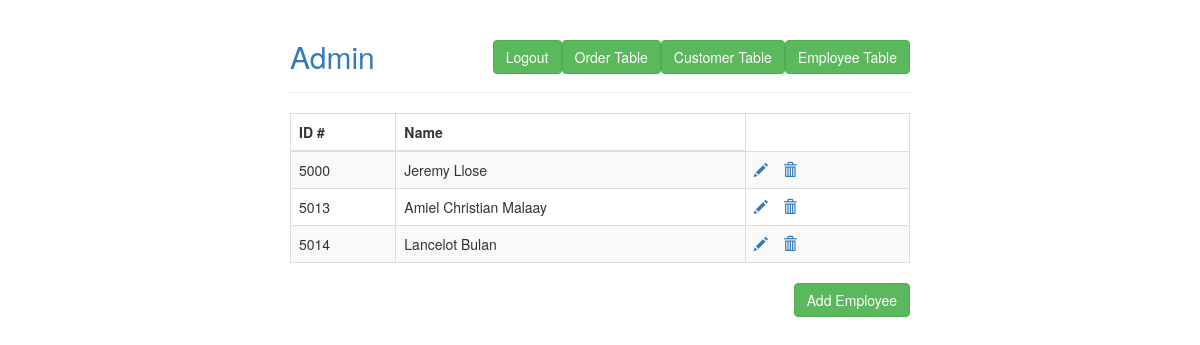
/admin/employee/home.php (signed in), run on the app's committed database.
### tables this page shows
CREATE TABLE `employee` (
  `EMP_ID` int(11) NOT NULL,
  `EMP_NAME` varchar(50) NOT NULL,
  `EMP_UNAME` varchar(20) NOT NULL,
  `EMP_PASSWORD` varchar(50) NOT NULL
);

### admin/employee/home.php (the view, shortened to what this page needs)
<?php
if (isset($_SESSION['user_name'])) {
 ?>
<!DOCTYPE html>
<html>
<head>
    <link rel="stylesheet" href="css/bootstrap.css">
</head>
<body>
<div class="wrapper">
        <div class="container-fluid">
            <div class="row">
                <div class="col-md-12">
                    <div class="page-header clearfix">
                        <h2 class="pull-left"><a href="/food-delivery-system/admin/home.php">Admin</a></h2>
                        <a class="btn btn-success pull-right" href="/food-delivery-system/admin/employee/home.php">Employee Table</a>
                        <a class="btn btn-success pull-right" href="/food-delivery-system/admin/customer/home.php">Customer Table</a>
                        <a class="btn btn-success pull-right" href="/food-delivery-system/admin/order/home.php">Order Table</a>
                        <a href="logout.php" class="btn btn-success pull-right">Logout</a>
                    </div>
                <?php
                    require_once "config.php";
                    $sql = "SELECT * FROM employee";
                    if($result = mysqli_query($link, $sql)){
                        if(mysqli_num_rows($result) > 0){
                            echo "<table class='table table-bordered table-striped'>";
                                echo "<thead>";
                                    echo "<tr>";
                                        echo "<th>ID #</th>";
                                        echo "<th>Name</th>";
                                    echo "</tr>";
                                echo "</thead>";
                                echo "<tbody>";
                                while($row = mysqli_fetch_array($result)){
                                    echo "<tr>";
                                        echo "<td>" . $row['EMP_ID'] . "</td>";
                                        echo "<td>" . $row['EMP_NAME'] . "</td>";
                                        echo "<td>";
                                            echo "<a href='update.php?id=". $row['EMP_ID'] ."' title='Update Record' data-toggle='tooltip'><span class='glyphicon glyphicon-pencil'></span></a>";
                                            echo "<a href='delete.php?id=". $row['EMP_ID'] ."' title='Delete Record' data-toggle='tooltip'><span class='glyphicon glyphicon-trash'></span></a>";
                                        echo "</td>";
                                    echo "</tr>";
                                }
                                echo "</tbody>";
                            echo "</table>";
                            echo "<a href=\"create.php\" class=\"btn btn-success pull-right\">Add Employee</a>";
                        } else{
                            echo "<p class='lead'><em>No records were found.</em></p>";
                        }
                    } else{
                        echo "ERROR: Could not able to execute $sql. " . mysqli_error($link);
                    }
                ?>
                </div>
            </div>
        </div>
    </div>
</body>
</html>
<?php
}else{
     header("Location: index.php");
     exit();
}
 ?>

### admin/employee/home.php (style rules this page uses)
.wrapper { width: 650px; margin: 0 auto; }
.page-header h2 { margin-top: 0; }
table tr td:last-child a { margin-right: 15px; }

### data on the page
employee: EMP_ID "5000", EMP_NAME "Jeremy Llose"
employee: EMP_ID "5013", EMP_NAME "Amiel Christian Malaay"
employee: EMP_ID "5014", EMP_NAME "Lancelot Bulan"
